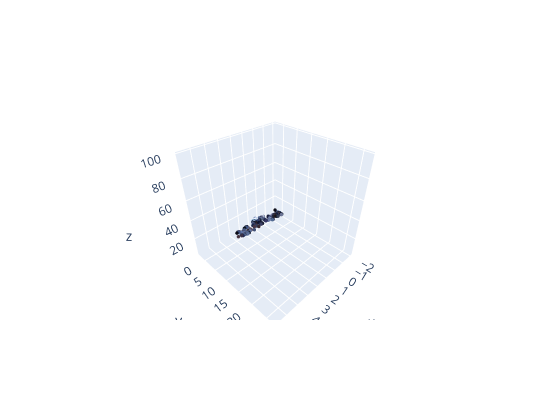
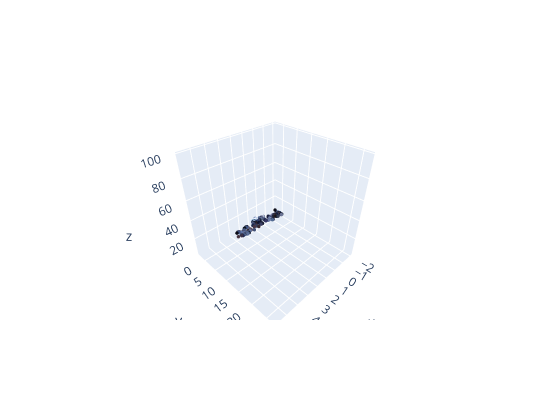
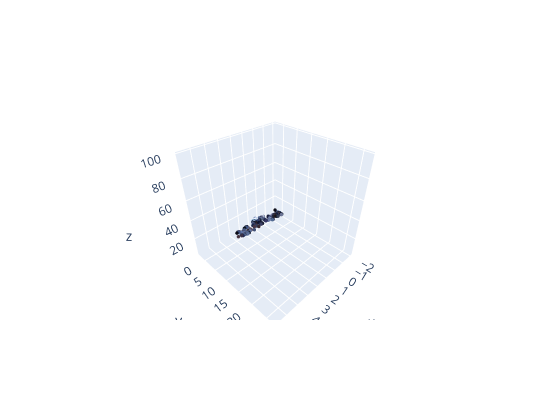

Notebook code cell kept with these figures, in order:
### Code cell
# Estimate by triangulization the 3D coordinates of the matches
X_pred = triangulate(x1, x2, P1, P2, [w, h])
X_eucl = X_pred/X_pred[-1,:]
points3d = X_eucl[:3].T
fig = go.Figure(layout=dict(height=400, width=550))
points3d = X_eucl[:3].T
fig.add_trace(go.Scatter3d(x=points3d[:,0], y=points3d[:,1], z=points3d[:,2],mode='markers',name='3d points',marker=dict(color=rgb_txt, size=2)))
fig.show()
# Estimate by triangulization the 3D coordinates of the matches
X_pred = triangulate(x1, x2, P1, P2, [w, h])
X_eucl = X_pred/X_pred[-1,:]
points3d = X_eucl[:3].T
fig = go.Figure(layout=dict(height=400, width=550))
points3d = X_eucl[:3].T
fig.add_trace(go.Scatter3d(x=points3d[:,0], y=points3d[:,1], z=points3d[:,2],mode='markers',name='3d points',marker=dict(color=rgb_txt, size=2)))
fig.show()
# Estimate by triangulization the 3D coordinates of the matches
X_pred = triangulate(x1, x2, P1, P2, [w, h])
X_eucl = X_pred/X_pred[-1,:]
points3d = X_eucl[:3].T
fig = go.Figure(layout=dict(height=400, width=550))
points3d = X_eucl[:3].T
fig.add_trace(go.Scatter3d(x=points3d[:,0], y=points3d[:,1], z=points3d[:,2],mode='markers',name='3d points',marker=dict(color=rgb_txt, size=2)))
fig.show()
#### And these are the corresponding points in 2D

### Figure 1 — Plotly figure (JSON) as saved in the notebook; plotly's stock layout.template omitted (floating-point values rounded to 4 significant figures; data arrays with more than 128 entries replaced by an {"elided": "..."} marker saying what was removed)
{"data": [{"marker": {"color": {"elided": "670x3 float values"}, "size": 2}, "mode": "markers", "name": "3d points", "type": "scatter3d", "x": {"elided": "670 float values"}, "y": {"elided": "670 float values"}, "z": {"elided": "670 float values"}}], "layout": {"height": 400, "scene": {"aspectmode": "auto", "aspectratio": {"x": 1, "y": 1, "z": 1}}, "width": 550}}

### Figure 2 — Plotly figure (JSON) as saved in the notebook; plotly's stock layout.template omitted (floating-point values rounded to 4 significant figures; data arrays with more than 128 entries replaced by an {"elided": "..."} marker saying what was removed)
{"data": [{"marker": {"color": {"elided": "670x3 float values"}, "size": 2}, "mode": "markers", "name": "3d points", "type": "scatter3d", "x": {"elided": "670 float values"}, "y": {"elided": "670 float values"}, "z": {"elided": "670 float values"}}], "layout": {"height": 400, "scene": {"aspectmode": "auto", "aspectratio": {"x": 1, "y": 1, "z": 1}}, "width": 550}}

### Figure 3 — Plotly figure (JSON) as saved in the notebook; plotly's stock layout.template omitted (floating-point values rounded to 4 significant figures; data arrays with more than 128 entries replaced by an {"elided": "..."} marker saying what was removed)
{"data": [{"marker": {"color": {"elided": "670x3 float values"}, "size": 2}, "mode": "markers", "name": "3d points", "type": "scatter3d", "x": {"elided": "670 float values"}, "y": {"elided": "670 float values"}, "z": {"elided": "670 float values"}}], "layout": {"height": 400, "scene": {"aspectmode": "auto", "aspectratio": {"x": 1, "y": 1, "z": 1}}, "width": 550}}
